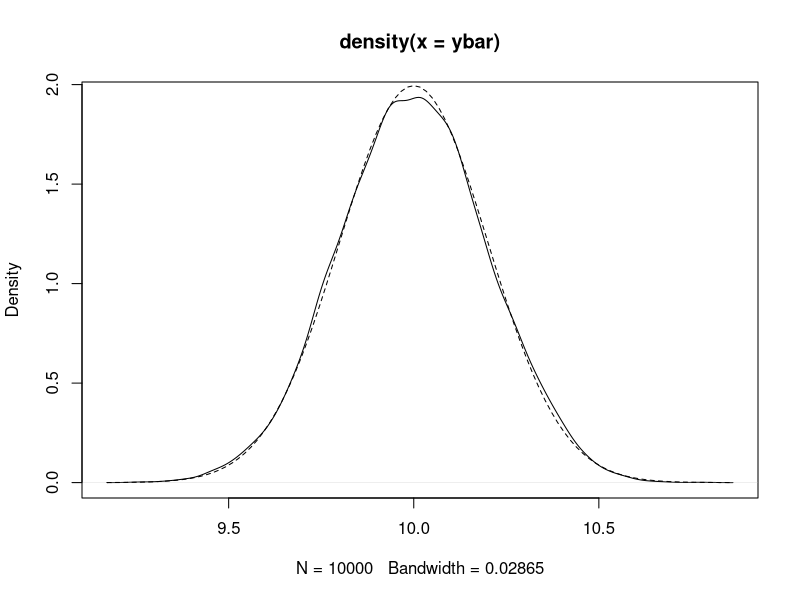
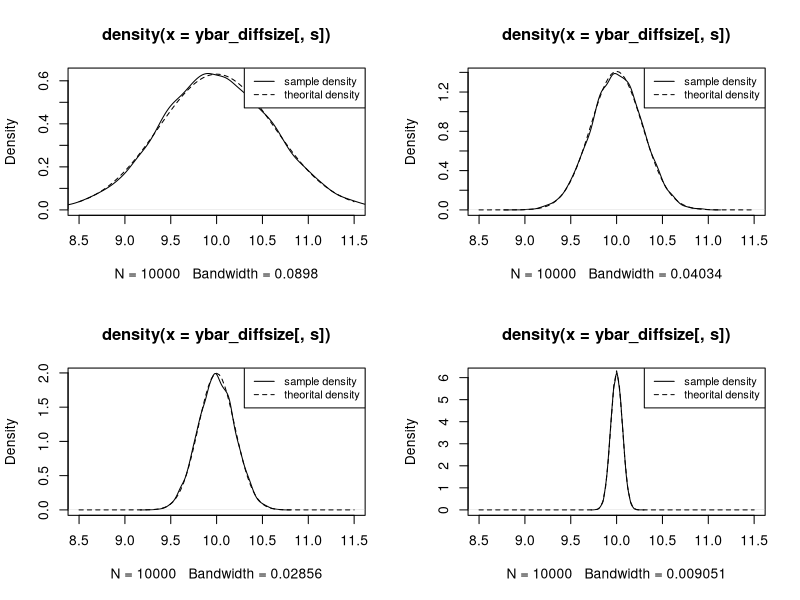
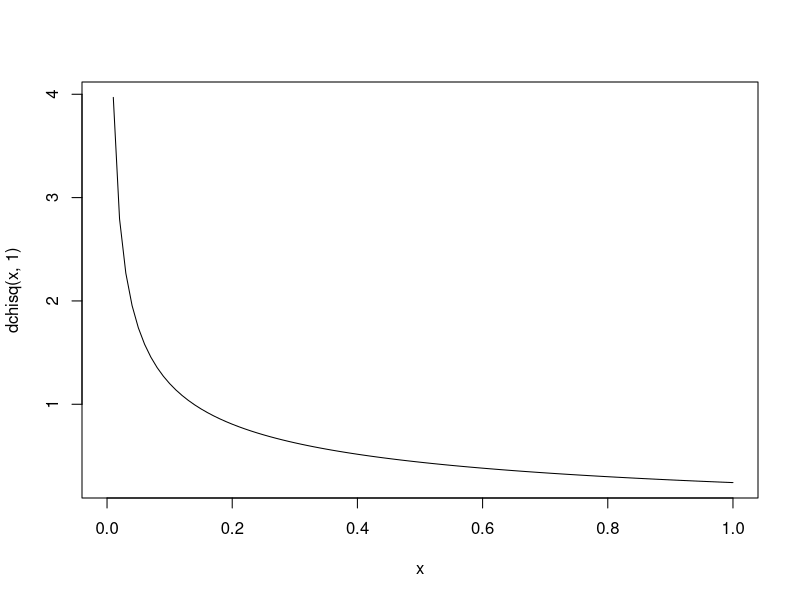

Recreate these plots in R, in order.
# Set the random seed
set.seed(123456)

# Draw a sample given the population parameters
sample <- rnorm(100,10,2)

# Estimate the population mean with the sample average
mean(sample)

# Draw a different sample and estimate again:
sample <- rnorm(100,10,2)
mean(sample)

# Draw a third sample and estimate again:
sample <- rnorm(100,10,2)
mean(sample)

#Simulation

r <- 10000
ybar <- numeric(r)
n <- 100

for (i in 1:r) {
    sample <- rnorm(n, mean = 10, sd = 2)
    ybar[i] <- mean(sample)
}


mean(ybar)
sd_theory <- sqrt(2^2 / n)
sd(ybar)

plot(density(ybar))
curve(dnorm(x, 10, sd_theory), add = TRUE, lty = 2)

# Asymptotic property

size <- c(10,50,100,1000)

ybar_diffsize <- matrix(NA, nrow = r, ncol = length(size))

for (s in 1:length(size)) {
    for (i in 1:r) {
        sample <- rnorm(size[s], mean = 10, sd = 2)
        ybar_diffsize[i,s] <- mean(sample)
    }
        
}

colnames(ybar_diffsize) <- paste("n=",size, sep = "")

par(mfrow = c(2,2))

for (s in 1:length(size)) {
    plot(density(ybar_diffsize[,s]), 
         xlim = c(8.5,11.5))
    curve(dnorm(x, 10, sqrt(4/size[s])), add = TRUE, lty = 2)
    legend("topright",
           legend = c("sample density", "theorital density"),
           lty = c(1,2),
           cex = 0.8,
           xjust = 1, yjust = 1
           )
}

par(mfrow = c(1,1))
curve(dchisq(x,1))
